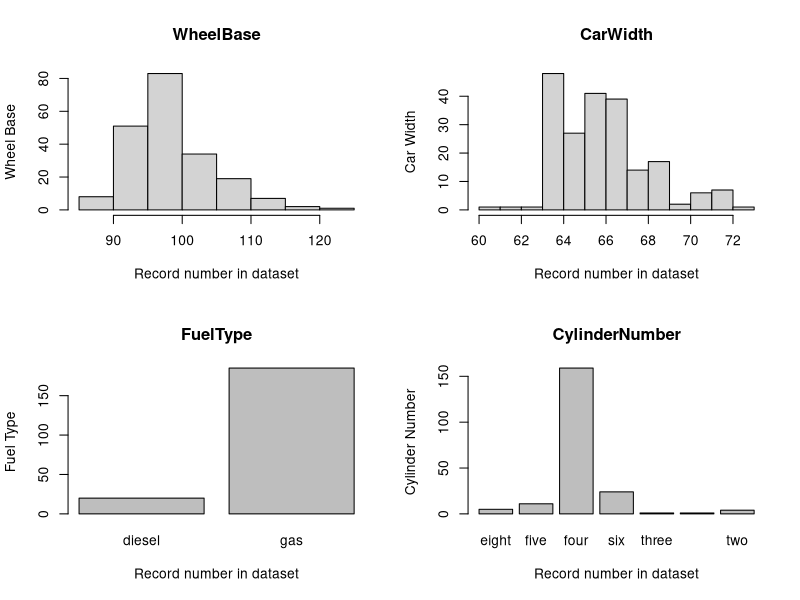
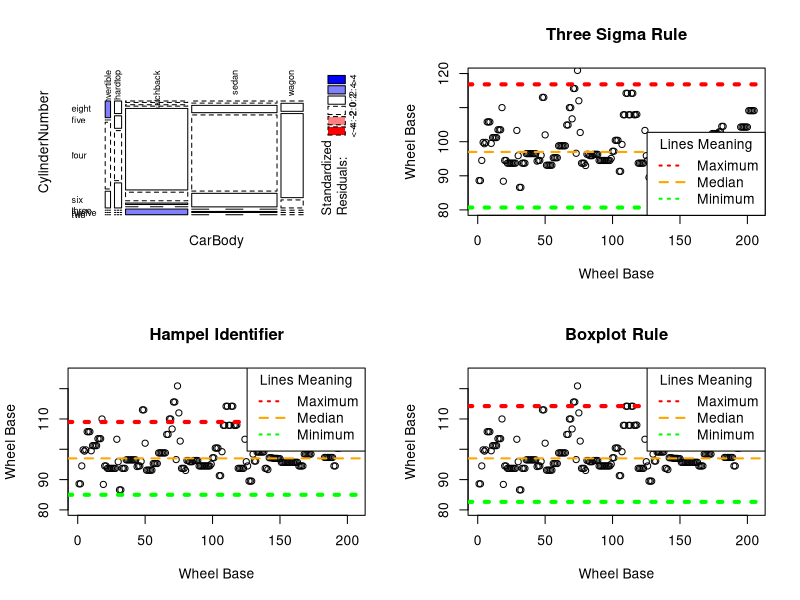
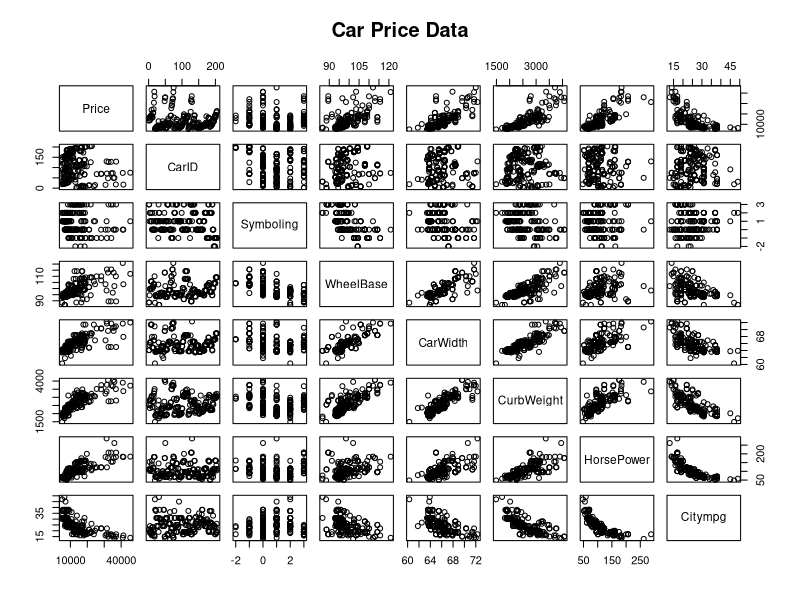
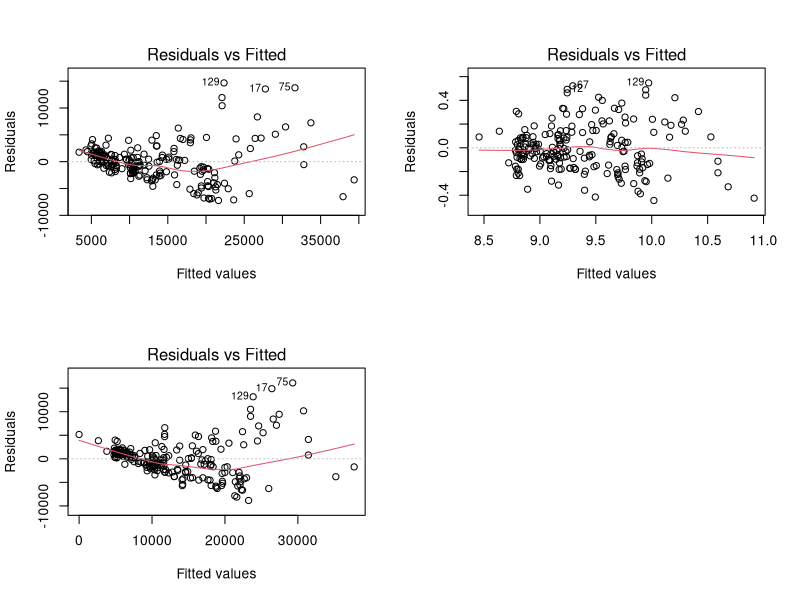
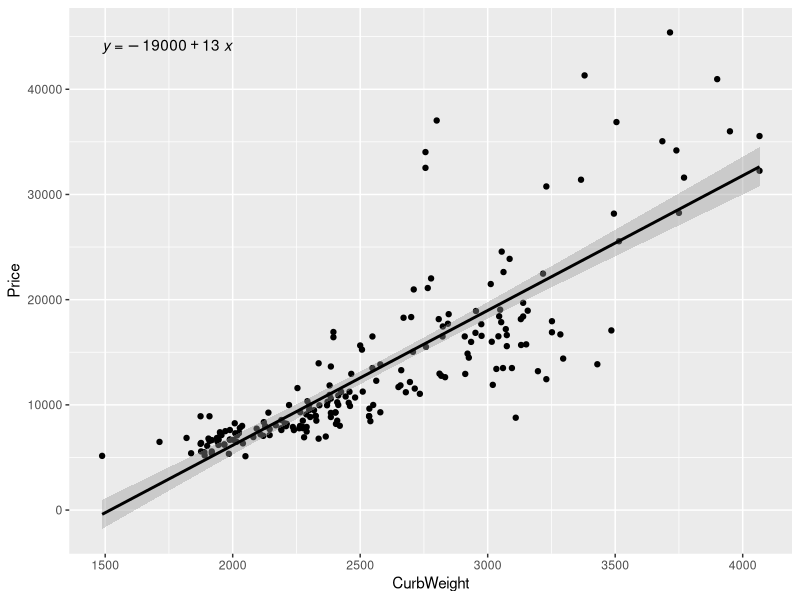
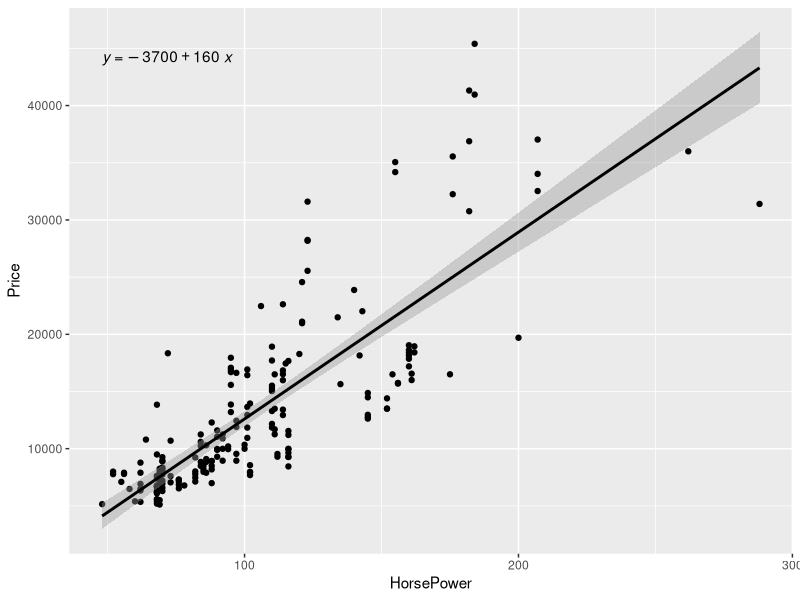
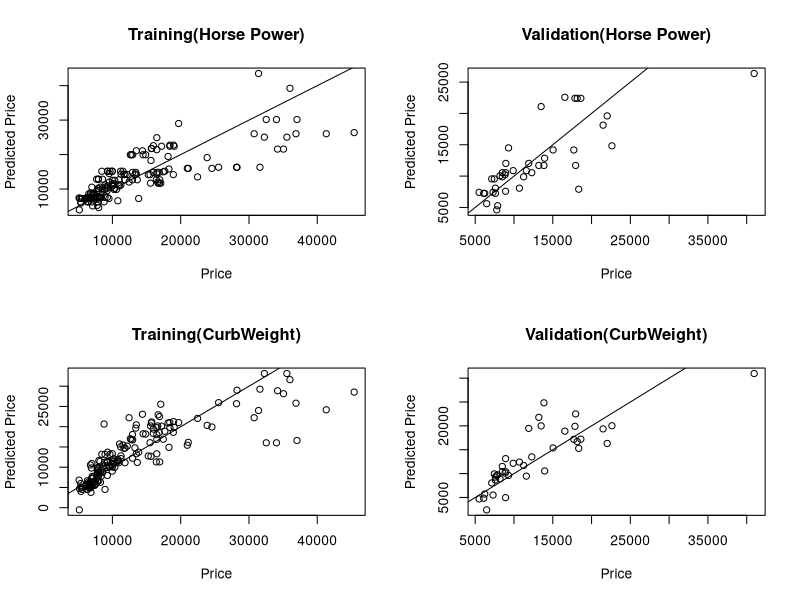

Here is the R script that generated these plots, in order:
## ---- chunk 1
library(MASS)
library(Hmisc)
CarPrice <- read.csv(file = 'CarPrice-EvenSID.csv')

par(mfrow = c(2,2))
#describe(CarPrice)
hist(CarPrice$WheelBase, xlab = "Record number in dataset", ylab = "Wheel Base", main = "WheelBase")
hist(CarPrice$CarWidth, xlab = "Record number in dataset", ylab = "Car Width", main = "CarWidth")

CarPrice$FuelType <- as.factor(CarPrice$FuelType) 
plot(CarPrice$FuelType, xlab = "Record number in dataset", ylab = "Fuel Type", main = "FuelType")

CarPrice$CylinderNumber <- as.factor(CarPrice$CylinderNumber)
plot(CarPrice$CylinderNumber, xlab = "Record number in dataset", ylab = 'Cylinder Number', main = "CylinderNumber")
## ---- chunk 2
mosaicplot(CarBody ~ CylinderNumber, data = CarPrice, main = "", las = 2, shade = TRUE)
## ---- chunk 3
library(Hmisc)
str(CarPrice)

CarPrice$CarName <- as.factor(CarPrice$CarName)
CarPrice$CarBody <- as.factor(CarPrice$CarBody)
CarPrice$Aspiration <- as.factor(CarPrice$Aspiration)

rcorr(cbind(CarPrice$CarID, CarPrice$Symboling, CarPrice$CarName, CarPrice$FuelType, CarPrice$Aspiration, CarPrice$CarBody, 
            CarPrice$WheelBase, CarPrice$CarWidth, CarPrice$CurbWeight, CarPrice$CylinderNumber, CarPrice$HorsePower,
            CarPrice$Citympg, CarPrice$Price))


## ---- chunk 4
library(MASS)
three_sigma_rule_under = mean(CarPrice$WheelBase) - 3 * sd(CarPrice$WheelBase)
three_sigma_rule_over = mean(CarPrice$WheelBase) + 3 * sd(CarPrice$WheelBase)

plot(CarPrice$WheelBase, main = "Three Sigma Rule", xlab = "Wheel Base", ylab = "Wheel Base", ylim = c(80, 120))

abline(h = three_sigma_rule_over,lty = 3,lwd = 4, col = "red")
abline(h = median(CarPrice$WheelBase),lty = 2,lwd = 2, col = "orange")
abline(h = three_sigma_rule_under,lty = 3,lwd = 4, col = "green")

legend("bottomright",lty = c(3,2,3), lwd = 2, legend = c("Maximum", "Median", "Minimum"), col = c("red","orange","green"), title = "Lines Meaning")
## ---- chunk 5
library(MASS)
hampel_identifier_under = median(CarPrice$WheelBase) - 3 * mad(CarPrice$WheelBase) 
hampel_identifier_over = median(CarPrice$WheelBase) + 3 * mad(CarPrice$WheelBase) 

plot(CarPrice$WheelBase, main = "Hampel Identifier", xlab = "Wheel Base", ylab = "Wheel Base", ylim = c(80, 125))

abline(h = hampel_identifier_over,lty = 3,lwd = 4, col = "red")
abline(h = median(CarPrice$WheelBase),lty = 2,lwd = 2, col = "orange")
abline(h = hampel_identifier_under,lty = 3,lwd = 4, col = "green")

legend("topright",lty = c(3,2,3), lwd = 2, legend = c("Maximum", "Median", "Minimum"), col = c("red","orange","green"), title = "Lines Meaning")
## ---- chunk 6
library(MASS)
quartile_1 = quantile(CarPrice$WheelBase, probs = 0.25)
quartile_3 = quantile(CarPrice$WheelBase, probs = 0.75)
interquartile = quartile_3 - quartile_1

box_plot_rule_under <- quartile_1 - (1.5 * interquartile)
box_plot_rule_over <- quartile_3 + (1.5 * interquartile)

plot(CarPrice$WheelBase, main = "Boxplot Rule", xlab = "Wheel Base", ylab = "Wheel Base", ylim = c(80, 125))

abline(h = box_plot_rule_over,lty = 3,lwd = 4, col = "red")
abline(h = median(CarPrice$WheelBase),lty = 2,lwd = 2, col = "orange")
abline(h = box_plot_rule_under,lty = 3,lwd = 4, col = "green")

legend("topright",lty = c(3,2,3), lwd = 2, legend = c("Maximum", "Median", "Minimum"), col = c("red","orange","green"), title = "Lines Meaning")

## ---- chunk 7
ThreeSigma <- function(x, t = 3){

 mu <- mean(x, na.rm = TRUE)
 sig <- sd(x, na.rm = TRUE)
 if (sig == 0){
 message("All non-missing x-values are identical")
}
 up <- mu + t * sig
 down <- mu - t * sig
 out <- list(up = up, down = down)
 return(out)
 }

Hampel <- function(x, t = 3){

 mu <- median(x, na.rm = TRUE)
 sig <- mad(x, na.rm = TRUE)
 if (sig == 0){
 message("Hampel identifer implosion: MAD scale estimate is zero")
 }
 up <- mu + t * sig
 down <- mu - t * sig
 out <- list(up = up, down = down)
 return(out)
 }
   
BoxplotRule<- function(x, t = 1.5){

 xL <- quantile(x, na.rm = TRUE, probs = 0.25, names = FALSE)
 xU <- quantile(x, na.rm = TRUE, probs = 0.75, names = FALSE)
 Q <- xU - xL
 if (Q == 0){
 message("Boxplot rule implosion: interquartile distance is zero")
 }
 up <- xU + t * Q
 down <- xU - t * Q
 out <- list(up = up, down = down)
 return(out)
}   

ExtractDetails <- function(x, down, up){

 outClass <- rep("N", length(x))
 indexLo <- which(x < down)
 indexHi <- which(x > up)
 outClass[indexLo] <- "L"
 outClass[indexHi] <- "U"
 index <- union(indexLo, indexHi)
 values <- x[index]
 outClass <- outClass[index]
 nOut <- length(index)
 maxNom <- max(x[which(x <= up)])
 minNom <- min(x[which(x >= down)])
 outList <- list(nOut = nOut, lowLim = down,
 upLim = up, minNom = minNom,
 maxNom = maxNom, index = index,
 values = values,
 outClass = outClass)
 return(outList)
 }
## ---- chunk 8
FindOutliers <- function(x, t3 = 3, tH = 3, tb = 1.5){
 threeLims <- ThreeSigma(x, t = t3)
 HampLims <- Hampel(x, t = tH)
 boxLims <- BoxplotRule(x, t = tb)

 n <- length(x)
 nMiss <- length(which(is.na(x)))

 threeList <- ExtractDetails(x, threeLims$down, threeLims$up)
 HampList <- ExtractDetails(x, HampLims$down, HampLims$up)
 boxList <- ExtractDetails(x, boxLims$down, boxLims$up)

 sumFrame <- data.frame(method = "ThreeSigma", n = n,
 nMiss = nMiss, nOut = threeList$nOut,
 lowLim = threeList$lowLim,
 upLim = threeList$upLim,
 minNom = threeList$minNom,
 maxNom = threeList$maxNom)
 upFrame <- data.frame(method = "Hampel", n = n,
 nMiss = nMiss, nOut = HampList$nOut,
 lowLim = HampList$lowLim,
 upLim = HampList$upLim,
 minNom = HampList$minNom,
 maxNom = HampList$maxNom)
 sumFrame <- rbind.data.frame(sumFrame, upFrame)
 upFrame <- data.frame(method = "BoxplotRule", n = n,
 nMiss = nMiss, nOut = boxList$nOut,
 lowLim = boxList$lowLim,
 upLim = boxList$upLim,
 minNom = boxList$minNom,
 maxNom = boxList$maxNom)
 sumFrame <- rbind.data.frame(sumFrame, upFrame)

 threeFrame <- data.frame(index = threeList$index,
 values = threeList$values,
 type = threeList$outClass)
 HampFrame <- data.frame(index = HampList$index,
 values = HampList$values,
 type = HampList$outClass)
 boxFrame <- data.frame(index = boxList$index,
 values = boxList$values,
 type = boxList$outClass)
 outList <- list(summary = sumFrame, threeSigma = threeFrame,
 Hampel = HampFrame, boxplotRule = boxFrame)
 return(outList)
}

## ---- chunk 9
dim(CarPrice)
## ---- chunk 10
fullSummary <- FindOutliers(CarPrice$WheelBase)
fullSummary$summary
## ---- chunk 11
#str(CarPrice)
rcorr(cbind(CarPrice$CarID, CarPrice$Symboling, CarPrice$WheelBase, CarPrice$CarWidth, CarPrice$CurbWeight, CarPrice$HorsePower,CarPrice$Citympg, CarPrice$Price))
## ---- chunk 12
pairs(~ Price + CarID + Symboling + WheelBase + CarWidth + CurbWeight + HorsePower + Citympg , data = CarPrice, main = "Car Price Data")
## ---- chunk 13
fit1 = lm(Price~., CarPrice[, unlist(lapply(CarPrice, is.numeric))])
summary(fit1)
plot(fit1, which = 1)
## ---- chunk 14
fit2 <- lm(Price~ CurbWeight + HorsePower, data= CarPrice)
summary(fit2)
plot(fit2, which = 1)
## ---- chunk 15
fit3 <- lm(log(Price)~ CurbWeight + HorsePower, data= CarPrice)
summary(fit3)
plot(fit3, which = 1)
## ---- chunk 16
library(ggpubr)
CarPrice_graph <- ggplot(CarPrice, aes(x=CurbWeight, y=Price)) + geom_point() + geom_smooth(method="lm", col="black") + stat_regline_equation(Position = "topleft")
CarPrice_graph
## ---- chunk 17
CarPrice_graph2 <- ggplot(CarPrice, aes(x=HorsePower, y=Price)) + geom_point() + geom_smooth(method="lm", col="black") + stat_regline_equation(Position = "topleft")
CarPrice_graph2
## ---- chunk 18
set.seed(2)  
training_idx = sample(1:nrow(CarPrice), nrow(CarPrice)*0.8, replace=FALSE) 
validation_idx = setdiff(1:nrow(CarPrice), training_idx) 
training_data = CarPrice[training_idx,] 
validation_data = CarPrice[validation_idx,]  

#80% dari total data
dim(training_data) 
#20% dari total data
dim(validation_data) 
## ---- chunk 19
m = lm(Price ~ HorsePower, training_data)
n = lm(Price ~ CurbWeight, training_data)

par(mfrow = c(2,2))
plot(training_data$Price, predict(m, training_data), main = "Training(Horse Power)", xlab = "Price", ylab = "Predicted Price")
abline(0,1)

plot(validation_data$Price, predict(m, validation_data),main = "Validation(Horse Power)", xlab = "Price", ylab = "Predicted Price")
abline(0,1)

plot(training_data$Price, predict(n, training_data), main = "Training(CurbWeight)", xlab = "Price", ylab = "Predicted Price")
abline(0,1)

plot(validation_data$Price, predict(n, validation_data), main = "Validation(CurbWeight)", xlab = "Price", ylab = "Predicted Price")
abline(0,1)
## ---- chunk 20
validation_data$predict <- predict(fit3, validation_data)
actualPredict <- data.frame(validation_data$Price, validation_data$predict,validation_data$Price - validation_data$predic)
names(actualPredict) <- c("Price", "Predicted", "residuals")
correlation_accuracy <- cor(actualPredict)
correlation_accuracy
